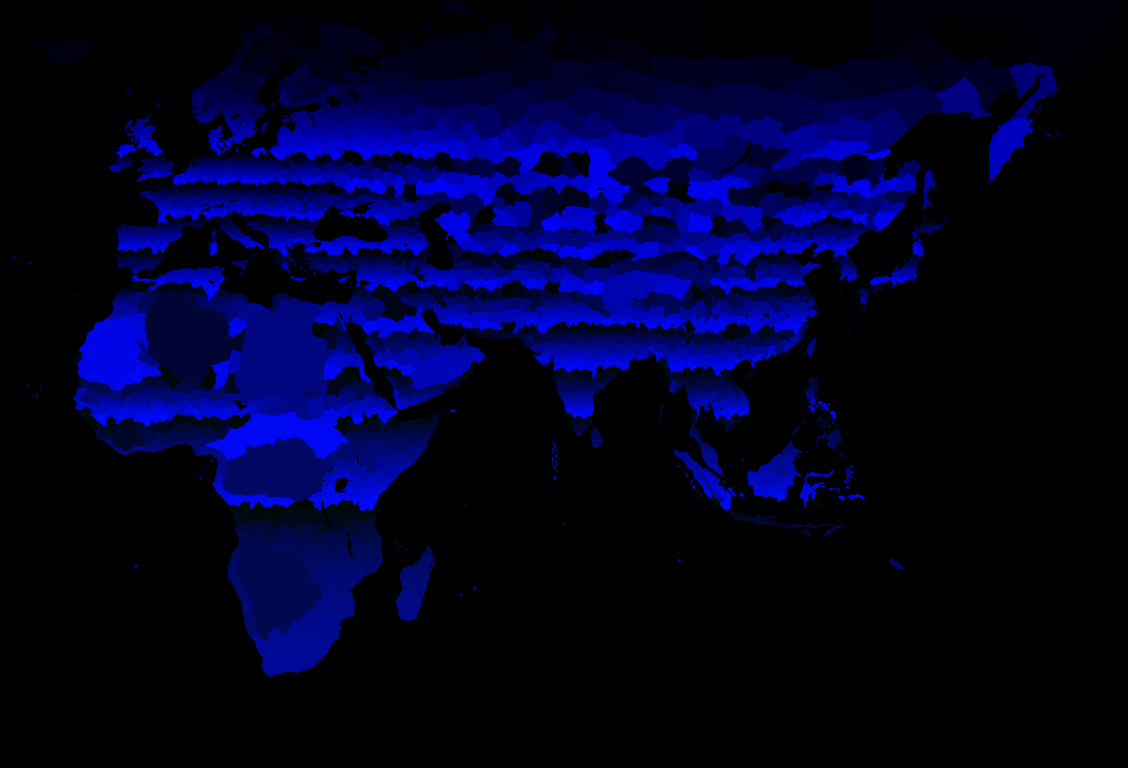
#> input picture chunqiu-baye/assets/image/eu4/province_id.png, 5640 x 3840 px (shown at 1/5 size)
$ python gen_province_rings.py
#> lines starting #> are read from the running program, lines starting #| are printed output that depends on the picture; after the words box and inside, x2 and y2 are one past the last pixel; in counts of white or black regions, pixels touching at a corner belong together
#!/usr/bin/env python3
"""gen_province_rings.py — 用「共享像素边」从判省位图重建 eu4 省界环（高精度）

为什么这样做：
  * 旧的 polygon 是【每省各自】从自己的 mask 描外轮廓（gen_eu4_map.py，容差 1.0），
    共享边被两侧各描一遍，且 lodLow 容差 8.0 → 低缩放时金边被"捋直"、离开底图黑线。
  * 本脚本把"相邻两省之间那条像素边"当作唯一几何：
      - 一条边界只算一次（去重），两侧省共用同一份坐标 → 架构上不可能有缝/重影
      - 坐标 = 像素角（整数），与底图逐像素对齐（无半像素偏移）
      - 容差（RDP ε）默认 0.6 逻辑像素 ≈ 亚像素级，肉眼贴死底图
  * 只改 polygon / holes，其它字段（id/name/center/area/neighbors/wasteland）原样保留

用法： python3 gen_province_rings.py [eps]     # 默认 0.6
"""
import re, sys, os, math, glob, time
import numpy as np
from PIL import Image
from collections import defaultdict

EPS = float(sys.argv[1]) if len(sys.argv) > 1 else 0.6
DRY = 'dry' in sys.argv          # 只统计不写盘
MAP = 'assets/image/eu4/province_id.png'
DATA_GLOB = 'scripts/data/mappacks/eu4/Provinces_*.lua'
OCEAN, OUTSIDE = 0, -1

t0 = time.time()
im = np.asarray(Image.open(MAP).convert('RGB')).astype(np.int32)
H, W, _ = im.shape
#> H = 3840; W = 5640
ids = im[:, :, 1] * 256 + im[:, :, 2]
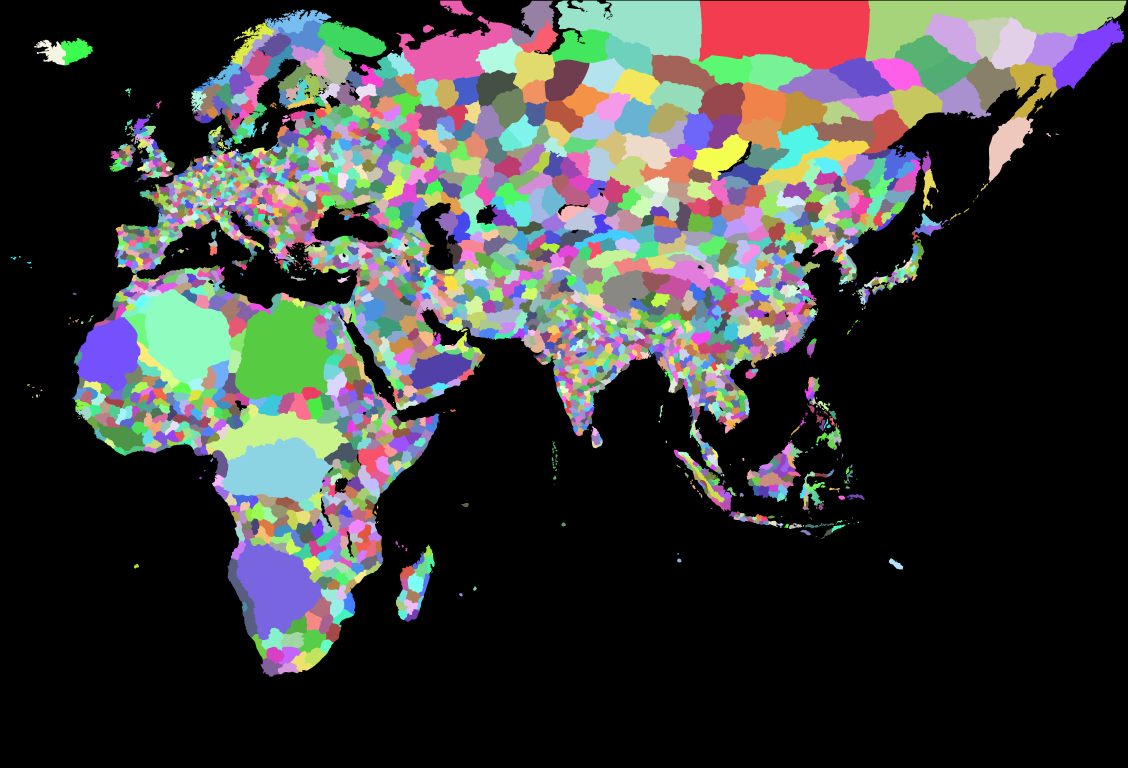
#> ids: shape (3840, 5640) int32 (shown at 1/5 size); 2458 distinct labels, from 0 to 2457; one colour per label, 0 black
print('[1] 位图 %dx%d  省份 id 1..%d' % (W, H, ids.max()))
#| [1] 位图 5640x3840  省份 id 1..2457


def key(x, y):
    return int(y) * 100000 + int(x)


def unkey(k):
    return (k % 100000, k // 100000)


# ---------------------------------------------------------------- 抽像素边
segs = []          # (startKey, endKey, leftId, rightId)  left = 行进方向视觉左侧
dv = ids[:, 1:] != ids[:, :-1]                     # 竖边（角点线 x=k+1）
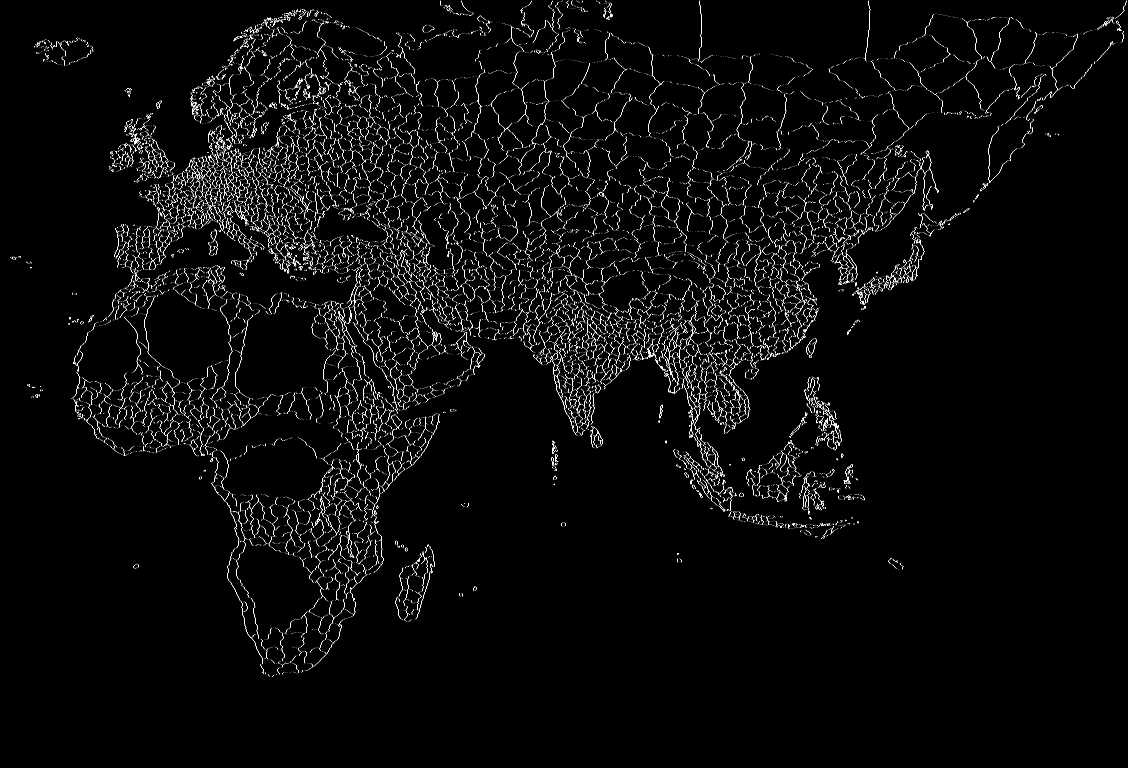
#> dv: shape (3840, 5639) bool (shown at 1/5 size); 0.89% white in thin lines or dots, all inside (x1, y1, x2, y2) = (51, 3, 5632, 3384)
ys, ks = np.nonzero(dv)
for y, k in zip(ys.tolist(), ks.tolist()):
    x = k + 1
    segs.append((key(x, y), key(x, y + 1), int(ids[y, k + 1]), int(ids[y, k])))
#> this loop made 193498 passes
#> (y, k, x) on passes 1 to 3: (3, 2200, 2201), (3, 2306, 2307), (3, 2814, 2815)
#> after the loop, segs = 193498 items
dh = ids[1:, :] != ids[:-1, :]                     # 横边（角点线 y=k+1）
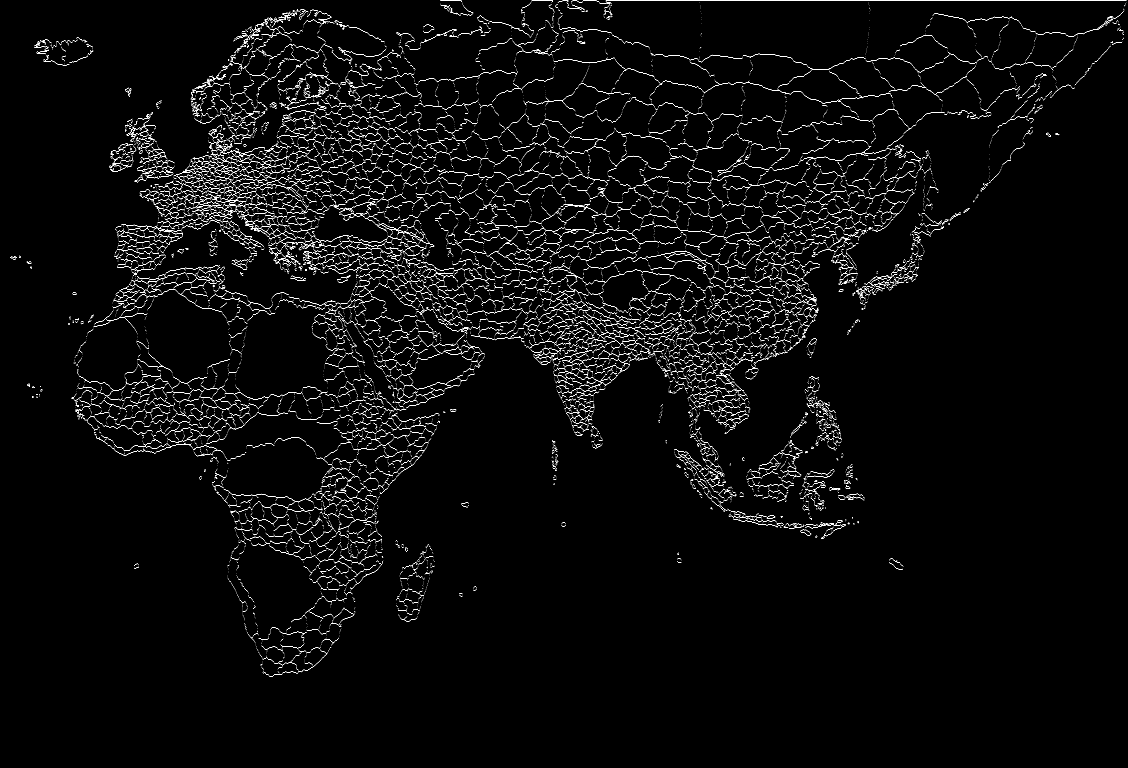
#> dh: shape (3839, 5640) bool (shown at 1/5 size); 0.99% white in thin lines or dots, all inside (x1, y1, x2, y2) = (52, 2, 5632, 3384)
ks2, xs2 = np.nonzero(dh)
for k, x in zip(ks2.tolist(), xs2.tolist()):
    y = k + 1
    segs.append((key(x, y), key(x + 1, y), int(ids[k, x]), int(ids[k + 1, x])))
#> after the loop, segs = 407539 items
# 地图外边界（外侧 = -1，保持"国家轮廓沿地图边缘也画"的既有行为）
for y in range(H):
    segs.append((key(0, y), key(0, y + 1), int(ids[y, 0]), OUTSIDE))
    segs.append((key(W, y + 1), key(W, y), OUTSIDE, int(ids[y, W - 1])))
#> after the loop, segs = 415219 items
for x in range(W):
    segs.append((key(x, 0), key(x + 1, 0), OUTSIDE, int(ids[0, x])))
    segs.append((key(x + 1, H), key(x, H), int(ids[H - 1, x]), OUTSIDE))
#> after the loop, segs = 426499 items
print('[2] 像素边 %d 条 (%.1fs)' % (len(segs), time.time() - t0))

# ------------------------------------------------- 按 (小id, 大id) 分组，方向统一
groups = defaultdict(list)
for s, e, a, b in segs:
    lo, hi = (a, b) if a <= b else (b, a)
    if a == b:
        continue
    if a != lo:                     # 统一成「小 id 在视觉左侧」
        s, e, a, b = e, s, b, a
    groups[(lo, hi)].append((s, e))
#> this loop made 426499 passes
#> (s, e, a, b, lo, hi) on passes 1 to 12: (402201, 302201, 0, 20, 0, 20), (302307, 402307, 0, 20, 0, 20), (402815, 302815, 0, 5, 0, 5), (302842, 402842, 0, 5, 0, 5), (402863, 302863, 0, 5, 0, 5), (302885, 402885, 0, 5, 0, 5), (402915, 302915, 0, 5, 0, 5), (302984, 402984, 0, 5, 0, 5), (403029, 303029, 0, 5, 0, 5), (303499, 403499, 0, 5, 0, 5), (404342, 304342, 0, 11, 0, 11), (305632, 405632, 0, 11, 0, 11)
#> (lo, hi, s, e, a, b) on passes 61, 63, 65, 67, 69, 71: (0, 5, 802858, 702858, 0, 5), (0, 5, 802914, 702914, 0, 5), (0, 5, 803030, 703030, 0, 5), (1, 11, 804342, 704342, 1, 11), (0, 20, 902201, 802201, 0, 20), (0, 9, 902657, 802657, 0, 9)
print('[3] 边界对 %d 组' % len(groups))


# ---------------------------------------------------------------- 连接成折线
def chain(pair_segments):
    by_start = defaultdict(list)
    for i, (s, e) in enumerate(pair_segments):
        by_start[s].append(i)
    used = [False] * len(pair_segments)
    out = []
    for i0 in range(len(pair_segments)):
        if used[i0]:
            continue
        used[i0] = True
        chain_pts = [pair_segments[i0][0], pair_segments[i0][1]]
        cur = pair_segments[i0][1]
        while True:
            nxt = None
            for j in by_start.get(cur, ()):
                if not used[j] and pair_segments[j][0] == cur:
                    nxt = j
                    break
            if nxt is None:
                break
            used[nxt] = True
            cur = pair_segments[nxt][1]
            chain_pts.append(cur)
            if cur == chain_pts[0]:
                break
        out.append(chain_pts)
    return out


def rdp(pts, eps):
    """迭代版 RDP，保留首尾点"""
    if len(pts) < 3 or eps <= 0:
        return pts
    keep = [False] * len(pts)
    keep[0] = keep[-1] = True
    stack = [(0, len(pts) - 1)]
    while stack:
        a, b = stack.pop()
        if b <= a + 1:
            continue
        ax, ay = pts[a]
        bx, by = pts[b]
        dx, dy = bx - ax, by - ay
        L2 = dx * dx + dy * dy
        best, bi = -1.0, -1
        for i in range(a + 1, b):
            px, py = pts[i]
            if L2 == 0:
                d = math.hypot(px - ax, py - ay)
            else:
                t = ((px - ax) * dx + (py - ay) * dy) / L2
                t = 0.0 if t < 0 else (1.0 if t > 1 else t)
                d = math.hypot(px - (ax + t * dx), py - (ay + t * dy))
            if d > best:
                best, bi = d, i
        if best > eps:
            keep[bi] = True
            stack.append((a, bi))
            stack.append((bi, b))
    return [p for i, p in enumerate(pts) if keep[i]]


poly_by_prov = defaultdict(list)     # pid -> [ (起点key, 终点key, [点...]) ]（点已简化，含 pair）
print('[4] 连接 + 简化（ε=%.2f）...' % EPS)
n_before = n_after = 0
for (lo, hi), pair_segments in groups.items():
    for pts in chain(pair_segments):
        n_before += len(pts)
        xy_all = [unkey(k) for k in pts]
        simple = rdp(xy_all, EPS)
        if len(simple) < 2:
            continue
        n_after += len(simple)
        s_key = key(*simple[0])
        e_key = key(*simple[-1])
        if hi > 0:
            poly_by_prov[hi].append((s_key, e_key, simple))
        if lo > 0:
            poly_by_prov[lo].append((e_key, s_key, list(reversed(simple))))
#> after the loop, n_after = 326255; n_before = 523688
print('    顶点 %d → %d（%.0f%%）' % (n_before, n_after, 100 * n_after / max(1, n_before)))
#|     顶点 523688 → 326255（62%）

# --------------------------------------------------- 拼成每省的闭环（含洞/多块）
def poly_area(r):
    a = 0
    for i in range(len(r)):
        x1, y1 = r[i]
        x2, y2 = r[(i + 1) % len(r)]
        a += x1 * y2 - x2 * y1
    return a / 2


def point_in_ring(px, py, ring):
    """射线法：点是否在环内"""
    inside = False
    n = len(ring)
    for i in range(n):
        x1, y1 = ring[i]
        x2, y2 = ring[(i + 1) % n]
        if (y1 > py) != (y2 > py):
            xint = x1 + (py - y1) * (x2 - x1) / (y2 - y1)
            if px < xint:
                inside = not inside
    return inside


rings_by_prov = {}
multi_part = 0
open_rings = 0
for pid, plines in poly_by_prov.items():
    by_start = defaultdict(list)
    for i, (s, e, xy) in enumerate(plines):
        by_start[s].append(i)
    used = [False] * len(plines)
    rings = []
    for i0 in range(len(plines)):
        if used[i0]:
            continue
        used[i0] = True
        ring = list(plines[i0][2])
        cur = plines[i0][1]
        guard = 0
        while cur != ring[0] and guard < len(plines) + 2:
            guard += 1
            nxt = None
            for j in by_start.get(cur, ()):
                if not used[j] and plines[j][0] == cur:
                    nxt = j
                    break
            if nxt is None:
                break
            used[nxt] = True
            cur = plines[nxt][1]
            ring.extend(plines[nxt][2][1:])
        if ring[-1] != ring[0]:
            open_rings += 1
        if len(ring) >= 4:
            rings.append(ring)
    if not rings:
        continue
    rings.sort(key=lambda r: -abs(poly_area(r)))
    outer = rings[0]
    if outer[-1] == outer[0]:
        outer = outer[:-1]
    holes, extras = [], []
    for r in rings[1:]:
        rr = r if r[-1] != r[0] else r[:-1]
        if point_in_ring(rr[0][0], rr[0][1], outer):
            holes.append(rr)
        else:
            extras.append(rr)
    if extras:
        multi_part += 1
    rings_by_prov[pid] = (outer, holes, len(extras))
#> after the loop, multi_part = 141; open_rings = 0; rings_by_prov = 2457 items
print('[5] 拼环完成：%d 省；%d 省有额外分离块（不渲染，与旧数据一致）；未闭合链 %d' % (
    len(rings_by_prov), multi_part, open_rings))
#| [5] 拼环完成：2457 省；141 省有额外分离块（不渲染，与旧数据一致）；未闭合链 0


# ------------------------------------------------------------------ 写回数据
tot_new_poly = tot_new_holes = tot_old = 0
files = sorted(glob.glob(DATA_GLOB))
missing = []
if DRY:
    files = []
    for pid, (outer, holes, _) in rings_by_prov.items():
        tot_new_poly += len(outer)
        tot_new_holes += sum(len(h) for h in holes)
    import re as _re
    for path in sorted(glob.glob(DATA_GLOB)):
        for line in open(path, encoding='utf-8'):
            tot_old += len(_re.findall(r'\{-?\d+,-?\d+\}', line))
    print('[6][dry] 顶点：旧 %d → 新 %d（洞 %d）' % (tot_old, tot_new_poly + tot_new_holes, tot_new_holes))
    print('   估数据量 ≈ %.2f MB（按 11.6 字节/顶点）' % ((tot_new_poly + tot_new_holes) * 11.6 / 1048576))
    print('总耗时 %.1fs' % (time.time() - t0))
    sys.exit(0)
for path in files:
    lines = open(path, encoding='utf-8').read().splitlines(keepends=True)
    out = []
    for line in lines:
        m = re.match(r'\{id=(\d+),', line)
        if not m:
            out.append(line)
            continue
        pid = int(m.group(1))
        tot_old += len(re.findall(r'\{-?\d+,-?\d+\}', line))
        if pid not in rings_by_prov:
            missing.append(pid)
            out.append(line)
            continue
        polys, holes, _ = rings_by_prov[pid]
        poly_str = '{' + ','.join('{%d,%d}' % p for p in polys) + '}'
        line = re.sub(r',polygon=\{\{.*?\}\}', ',polygon=' + poly_str, line, count=1)
        line = re.sub(r',holes=\{\{.*?\}\}', '', line, count=1)
        line = re.sub(r',lodLow=\{\{.*?\}\}', '', line, count=1)
        if holes:
            hs = '{' + ','.join('{' + ','.join('{%d,%d}' % p for p in h) + '}' for h in holes) + '}'
            line = line.replace(',polygon=' + poly_str, ',polygon=' + poly_str + ',holes=' + hs, 1)
            tot_new_holes += sum(len(h) for h in holes)
        tot_new_poly += len(polys)
        out.append(line)
    open(path, 'w', encoding='utf-8').write(''.join(out))
    print('  写入 %s (%.0fKB)' % (os.path.basename(path), os.path.getsize(path) / 1024))
#> after the loop, missing = []; tot_new_holes = 0; tot_new_poly = 0; tot_old = 0

size = sum(os.path.getsize(f) for f in files)
#> size = 0
print('[6] 顶点：旧 %d → 新 %d（洞 %d）' % (tot_old, tot_new_poly + tot_new_holes, tot_new_holes))
#| [6] 顶点：旧 0 → 新 0（洞 0）
print('    数据 %.2f MB；缺失省 %d 个' % (size / 1048576, len(missing)))
#|     数据 0.00 MB；缺失省 0 个
print('总耗时 %.1fs' % (time.time() - t0))
